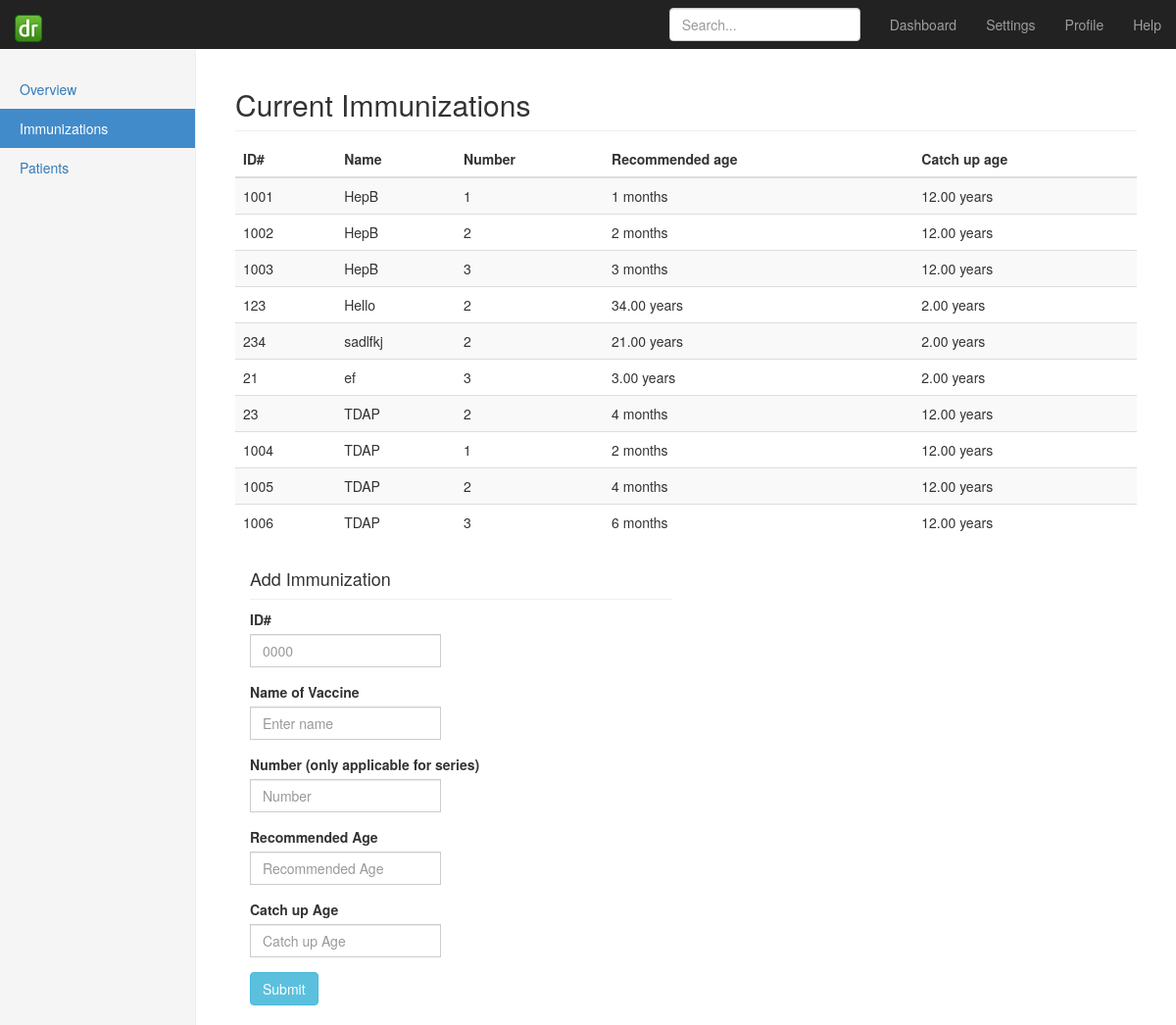
/add/, run on an earlier commit of the app's database.
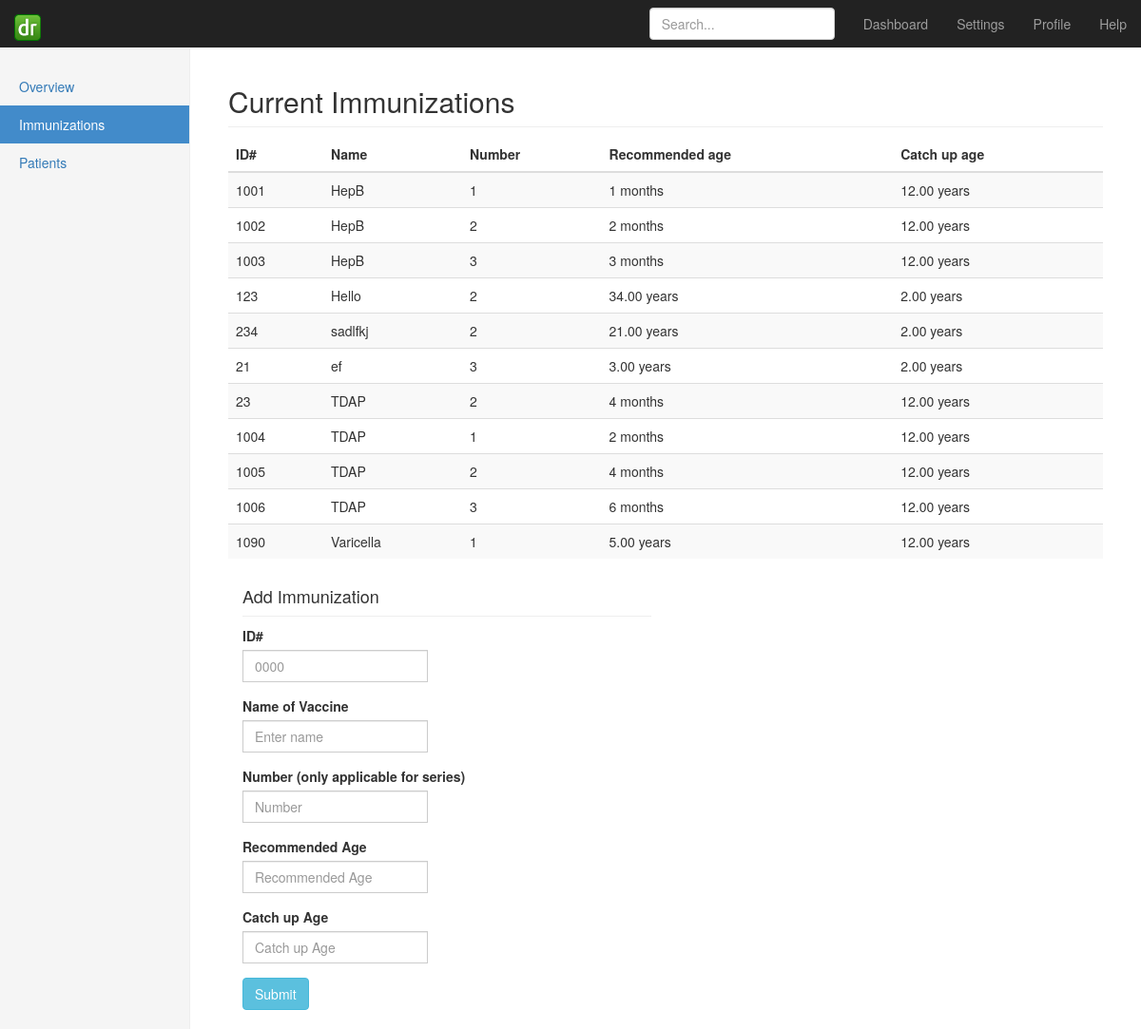
And on a later commit of the database.
### dashboard/models.py (models this page shows, shortened)
class Immunization(models.Model):
    name = models.CharField(max_length=1000, default="")
    number = models.IntegerField(default=1)
    immunizationid = models.IntegerField(default=0, unique=True)
    recommended_age = models.DecimalField(max_digits=5, decimal_places=2)
    catchup_age = models.DecimalField(max_digits=5, decimal_places=2, default=12)

### dashboard/views.py (the view)
# urls.py: url(r'^add/', 'dashboard.views.addimmunizations', name='dashboard_addimmunizations'),
def addimmunizations(request):
	context = RequestContext(request)
	if request.method == 'POST':
		print "Warning: Not checking or sanitizing input."
		id_number = request.POST['id_number']
		name_vaccine = request.POST['name_vaccine']
		number = request.POST['number']
		recommended_age = request.POST['recommended_age']
		catchup_age = request.POST['catchup_age']
		if is_number(id_number):
			if is_number(number):
				if is_number(recommended_age):
					if is_number(catchup_age):
						record = Immunization(name=name_vaccine, number=number, immunizationid=id_number, recommended_age=recommended_age, catchup_age=catchup_age)
						record.save()
		return HttpResponseRedirect("/add/")
	immune_list = Immunization.objects.all()
	for obj in immune_list:
		if obj.recommended_age < 1:
			obj.recommended_age = str(math.trunc(obj.recommended_age*12)) + " months"
		else:
			obj.recommended_age = str(obj.recommended_age) + " years"
	return render_to_response('dashboard/add.html', {'immune_list': immune_list}, context)

### templates/dashboard/add.html (shortened to what this page needs)
{% extends "dashboard/home.html" %}
{% block content %}
          <h2 class="sub-header">Current Immunizations</h2>
          <div class="table-responsive">
            <table class="table table-striped">
              <thead>
                <tr>
                  <th>ID#</th>
                  <th>Name</th>
                  <th>Number</th>
                  <th>Recommended age</th>
                  <th>Catch up age</th>
                </tr>
              </thead>
              <tbody>
                {% for vaccine in immune_list %}
                <tr>
                  <td>{{ vaccine.immunizationid }}</td>
                  <td>{{ vaccine.name }}</td>
                  <td>{{ vaccine.number }}</td>
                  <td>{{ vaccine.recommended_age }}</td>
                  <td>{{ vaccine.catchup_age }} years</td>
                </tr>
                {% endfor %}
              </tbody>
            </table>
          <form role="form" id="addimmunization_form" action="/add/" method="post">
            <div class="col-lg-6">
          <h4 class="sub-header">Add Immunization</h4>
                <div class="form-group">
                    <label for="id_number">ID#</label>
                    <div class="input-group">
                        <input type="text" class="form-control" name="id_number" id="id_number" placeholder="0000" required>
                    </div>
                </div>
                <div class="form-group">
                    <label for="name_vaccine">Name of Vaccine</label>
                    <div class="input-group">
                        <input type="text" class="form-control" id="name_vaccine" name="name_vaccine" placeholder="Enter name" required>
                    </div>
                </div>
                <div class="form-group">
                    <label for="number">Number (only applicable for series)</label>
                    <div class="input-group">
                        <input type="number" class="form-control" id="number" name="number" placeholder="Number" required>
                    </div>
                </div>
                <div class="form-group">
                    <label for="recommended_age">Recommended Age</label>
                    <div class="input-group">
                        <input type="text" class="form-control" id="recommended_age" name="recommended_age" placeholder="Recommended Age" required>
                    </div>
                </div>
                <div class="form-group">
                    <label for="catchup_age">Catch up Age</label>
                    <div class="input-group">
                        <input type="number" class="form-control" id="catchup_age" name="catchup_age" placeholder="Catch up Age" required>
                    </div>
                </div>
                <input type="submit" name="submit" id="submit" value="Submit" class="btn btn-info">
            </div>
        </form>
          </div>{% endblock %}

What changed in the data, as far as the page shows it:
added Immunization: immunizationid "1090", name "Varicella", number "1", recommended_age "5.00 years", catchup_age "12.00"
